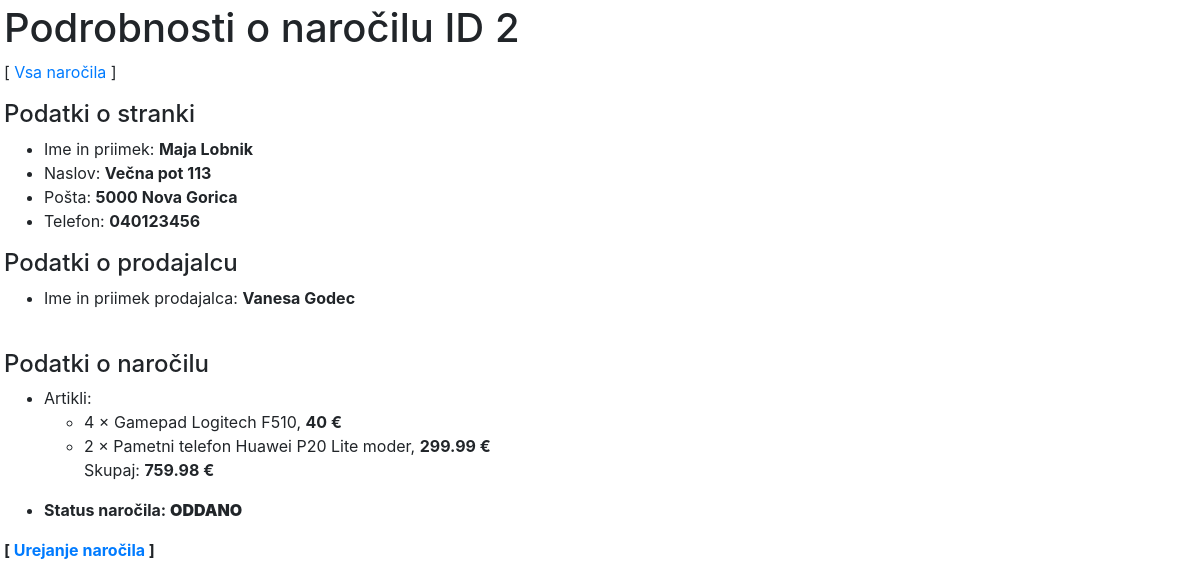
The page /orders/2 (signed in) on the database its author committed.
### tables this page shows
CREATE TABLE `bill` (
  `id` int(11) NOT NULL AUTO_INCREMENT,
  `id_user` int(11) NOT NULL,
  `id_seller` int(11) NOT NULL,   
  `status` smallint NOT NULL,
  PRIMARY KEY (`id`),
  CONSTRAINT `FK_order_user` FOREIGN KEY(`id_user`) REFERENCES `user`(`id`),
  CONSTRAINT `FK_order_seller` FOREIGN KEY(`id_seller`) REFERENCES `user`(`id`)
);

CREATE TABLE `user` (
  `id` int(11) NOT NULL AUTO_INCREMENT,
  `name` varchar(100) NOT NULL,
  `lastName` varchar(100) NOT NULL,
  `email` varchar(255) NOT NULL,
  `password` varchar(255) NOT NULL,
  `type` smallint NOT NULL default 2,
  `address` varchar(255),
  `zipcode_id` int(11),
  `phone` varchar(100),
  `activated` boolean NOT NULL default 0,
  PRIMARY KEY (`id`),
  CONSTRAINT `FK_zipcode_id` FOREIGN KEY (`zipcode_id`) REFERENCES `post_office`(`id`)
);

CREATE TABLE `post_office` (
  `id` int(11) NOT NULL AUTO_INCREMENT,
  `zipcode` varchar(45) NOT NULL,
  PRIMARY KEY (`id`)
);

CREATE TABLE `order_article` (
  `id_order` int(11) NOT NULL,
  `id_article` int(11) NOT NULL,
  `amount` int(11) NOT NULL,
  PRIMARY KEY (`id_article`, `id_order`),
  CONSTRAINT `FK_oa_order` FOREIGN KEY(`id_order`) REFERENCES `bill`(`id`) 
    ON DELETE CASCADE
    ON UPDATE NO ACTION
);

CREATE TABLE `article` (
  `id` int(11) NOT NULL AUTO_INCREMENT,
  `title` varchar(255) NOT NULL,
  `description` text NOT NULL,
  `price` float NOT NULL,
  `activated` boolean NOT NULL,
  PRIMARY KEY (`id`)
);

### ViewHelper.php (called while the page is built, shortened)
<?php
class ViewHelper {
    public static function render($file, $variables = array()) {
        extract($variables);
        include($file);
        return ob_get_clean();
    }
}

### model/DB.php (called while the page is built, shortened)
<?php
class DBInit {
    private static $host = "localhost";
    private static $user = "root";
    private static $password = "ep";
    private static $schema = "articlestore";
    private static $instance = null;
    public static function getInstance() {
        if (!self::$instance) {
            $config = "mysql:host=" . self::$host
                    . ";dbname=" . self::$schema;
            $options = array(
                PDO::ATTR_ERRMODE => PDO::ERRMODE_EXCEPTION,
                PDO::ATTR_DEFAULT_FETCH_MODE => PDO::FETCH_ASSOC,
                PDO::ATTR_PERSISTENT => true,
                PDO::MYSQL_ATTR_INIT_COMMAND => 'SET NAMES utf8'
            );
            self::$instance = new PDO($config, self::$user, self::$password, $options);
        }
        return self::$instance;
    }
}

### model/AbstractDB.php (called while the page is built, shortened)
<?php
require_once 'model/DB.php';
abstract class AbstractDB {
    protected static $dbh = null;
    public static function getConnection() {
        if (is_null(self::$dbh)) {
            self::$dbh = DBInit::getInstance();
        }
        return self::$dbh;
    }
    public static function query($sql, array $params = []) {
        $stmt = self::getConnection()->prepare($sql);
        $params_filtered = self::filterParams($sql, $params);
        $stmt->execute($params_filtered);
        return $stmt->fetchAll();
    }
    protected static function filterParams($sql, array $params) {
        $params_altered = self::alterKeys($params);
        $sql_split = preg_split("/[\(\) ,]/", $sql);
        $sql_params = array_values(preg_grep('/^:/', $sql_split));
        $result = array();
        foreach ($sql_params as $key => $value) {
            if (isset($params_altered[$value])) {
                $result[$value] = $params_altered[$value];
            }
        }
        return $result;
    }
    protected static function alterKeys(array $params) {
        $result = array();
        foreach ($params as $key => $value) {
            $result[':' . $key] = $value;
        }
        return $result;
    }
}

### model/OrderDB.php (called while the page is built, shortened)
<?php
class OrderDB extends AbstractDB {
    public static function get(array $id) {
        $orders = parent::query("SELECT id, id_user, id_seller, status"
                        . " FROM bill"
                        . " WHERE id = :id", $id);
        if (count($orders) == 1) {
            return $orders[0];
        } else {
            throw new InvalidArgumentException("No such order");
        }
    }
}

### model/UserDB.php (called while the page is built, shortened)
<?php
class UserDB extends AbstractDB {
    public static function get(array $id) {
        $users = parent::query("SELECT id, name, lastName, email, password, type, address, zipcode_id, phone, activated"
                        . " FROM user"
                        . " WHERE id = :id", $id);
        if (count($users) == 1) {
            return $users[0];
        } else {
            throw new InvalidArgumentException("No such user");
        }
    }
}

### controller/UsersController.php (called while the page is built, shortened)
<?php
    require_once("model/UserDB.php");
    require_once("ViewHelper.php");
    class UsersController {
        public static function getUserDetails($id) {
            $userDetails = UserDB::get(["id" => $id]);
            return $userDetails;
        }
    }
?>

### model/PostDB.php (called while the page is built, shortened)
<?php
    class PostDB extends AbstractDB {
        public static function get(array $id) {
            $users = parent::query("SELECT id, zipcode"
                            . " FROM post_office"
                            . " WHERE id = :id", $id);
            if (count($users) == 1) {
                return $users[0];
            } else {
                throw new InvalidArgumentException("No such post office");
            }
        }
    }
?>

### controller/PostController.php (called while the page is built, shortened)
<?php
    require_once("model/PostDB.php");
    require_once("ViewHelper.php");
    class PostController {
        public static function get($id) {
            return PostDB::get(["id" => $id]);
        }
    }
?>

### model/OrderArticleDB.php (called while the page is built, shortened)
<?php
class OrderArticleDB extends AbstractDB {
    public static function get(array $id_order) {
        $order_articles = parent::query("SELECT id_order, id_article, amount"
                        . " FROM order_article"
                        . " WHERE id_order = :id_order", $id_order);
        return $order_articles;
    }
}

### controller/OrderArticlesController.php (called while the page is built, shortened)
<?php
    require_once("model/OrderArticleDB.php");
    require_once("ViewHelper.php");
    class OrderArticlesController {
        public static function getOrderArticlesById($id) {
            return OrderArticleDB::get(["id_order" => $id]);
        }
    }
?>

### model/ArticleDB.php (called while the page is built, shortened)
<?php
require_once 'model/AbstractDB.php';
class ArticleDB extends AbstractDB {
    public static function get(array $id) {
        $articles = parent::query("SELECT id, title, description, price, activated"
                        . " FROM article"
                        . " WHERE id = :id", $id);
        if (count($articles) == 1) {
            return $articles[0];
        } else {
            throw new InvalidArgumentException("No such article");
        }
    }
}

### controller/ArticlesController.php (called while the page is built, shortened)
<?php
    require_once("model/ArticleDB.php");
    require_once("ViewHelper.php");
    class ArticlesController {
        public static function getArticleDetails($id) {
            return ArticleDB::get(["id" => $id]);
        }
    }
?>

### view/order-detail.php (the view, shortened to what this page needs)
<?php if($_SESSION["type"] != 0) { ?>
    <!DOCTYPE html>
    <link rel ="stylesheet" type="text/css" href="<?= CSS_URL . "bootstrap.min.css" ?>">
    <link rel="stylesheet" type="text/css" href="<?= CSS_URL . "style.css" ?>">
    <h1>Podrobnosti o naročilu ID <?= $id ?></h1>
    <p>[
        <a href="<?= BASE_URL . "orders" ?>">Vsa naročila</a>
        ]</p>
    <?php
        $uporabnik = UsersController::getUserDetails($id_user);
        if ($id_seller != 0) {
            $prodajalec = UsersController::getUserDetails($id_seller);
        }
        $posta = PostController::get($uporabnik["zipcode_id"]);
        $order_articles = OrderArticlesController::getOrderArticlesById($id);
    ?>
    <h4>Podatki o stranki</h4>
    <ul>
        <li>Ime in priimek: <b><?= $uporabnik["name"] ?> <?= $uporabnik["lastName"] ?></b></li>
        <li>Naslov: <b><?= $uporabnik["address"] ?></b></li>
        <li>Pošta: <b><?= $posta["zipcode"] ?></b></li>
        <li>Telefon: <b><?= $uporabnik["phone"]?> </b></li>
    </ul>
    <?php if(isset($prodajalec)) { ?>
    <h4>Podatki o prodajalcu</h4>
    <ul>
        <li>Ime in priimek prodajalca: <b><?= $prodajalec["name"] ?> <?= $prodajalec["lastName"] ?></b></li>
    </ul>
    <?php } ?>
    <h4>Podatki o naročilu</h4>
    <ul>
        <li>Artikli:</li>
        <ul>
            <?php
            $total = 0;
            foreach ($order_articles as $order_article):
                $article = ArticlesController::getArticleDetails($order_article["id_article"]);
                $total += $order_article["amount"] * $article["price"]; ?>
            <li><?= $order_article["amount"] ?> &times; <?= $article["title"] ?>, <b><?= $article["price"] ?> €</b></li>
            <?php endforeach;    ?>
            <p>Skupaj: <b><?= number_format($total, 2) ?> €</p>
        </ul>
        <li>Status naročila: <b>
                <?php if ($status == 0) { ?> POTRJENO
                    <?php } else if ($status == 1) { ?> ODDANO
                    <?php } else if ($status == 2) { ?> STORNIRANO
                            <?php } ?></b></li>
    </ul>
    <?php if(isset($_SESSION["loggedin"]) && $_SESSION["type"] == 1) {
            if($status != 2) { ?>
                <p>[ <a href="<?= BASE_URL . "orders/edit/" . $id ?>">Urejanje naročila</a> ] </p>
            <?php } else { ?>
                <p>Naročilo je bilo stornirano, zato sprememba statusa naročila ni mogoča.</p>
            <?php } ?>
    <?php } ?>
<?php } ?>

### index.php (shortened to what this page needs)
<?php
    require_once("controller/ArticlesController.php");
    require_once("controller/UsersController.php");
    require_once("controller/PostController.php");
    require_once("controller/OrderArticlesController.php");
    $path = isset($_SERVER["PATH_INFO"]) ? trim($_SERVER["PATH_INFO"], "/") : "";
    $urls = [
        "/^orders\/edit\/(\d+)$/" => function ($method, $id) {
            if ($method == "POST") {
                OrdersController::edit($id);
            } else {
                OrdersController::editForm($id);
            }
        },
        "/^orders\/delete\/(\d+)$/" => function ($method, $id) {
            OrdersController::delete($id);
        },
        "/^orders\/submit$/" => function ($method) {
            OrdersController::orderSubmit();
        },
        "/^orders\/confirmation$/" => function ($method) {
            OrdersController::orderConfirmation();
        },
        "/^orders$/" => function ($method) {
            OrdersController::index();
        },
        "/^orders\/(\d+)$/" => function ($method, $id) {
            OrdersController::get($id);
        },
        "/^profile\/(\d+)$/" => function ($method, $id) {
            if ($method == "POST") {
                UsersController::editProfile($id);
            } else {
                UsersController::editProfileForm($id);
            }
        },
        "/^logout$/" => function ($method) {
            CtrlLogout::logout();
        },
        "/^login$/" => function ($method) {
            CtrlLogin::index();
        },
        "/^registration$/" => function ($method) {
            CtrlRegistration::indexReg();
        },
        "/^users$/" => function ($method) {
            UsersController::index();
        },
        "/^users\/(\d+)$/" => function ($method, $id) {
            UsersController::get($id);
        },
        "/^users\/add$/" => function ($method) {
            if ($method == "POST") {
                UsersController::add();
            } else {
                UsersController::addForm();
            }
        },
        "/^users\/edit\/(\d+)$/" => function ($method, $id) {
            if ($method == "POST") {
                UsersController::edit($id);
            } else {
                UsersController::editForm($id);
            }
        },
        "/^users\/delete\/(\d+)$/" => function ($method, $id) {
            if ($method == "POST") {
                UsersController::delete($id);
            }
        },
        "/^articles$/" => function ($method) {
            ArticlesController::index();
        },
        "/^articles\/(\d+)$/" => function ($method, $id) {
            ArticlesController::get($id);
        },
        "/^articles\/add$/" => function ($method) {
            if ($method == "POST") {
                ArticlesController::add();
            } else {
                ArticlesController::addForm();
            }
        },
        "/^articles\/edit\/(\d+)$/" => function ($method, $id) {
            if ($method == "POST") {
                ArticlesController::edit($id);
            } else {
                ArticlesController::editForm($id);
            }
        },
        "/^articles\/delete\/(\d+)$/" => function ($method, $id) {
            if ($method == "POST") {
                ArticlesController::delete($id);
            }
        },
        "/^articles\/(\d+)\/(foo|bar|baz)\/(\d+)$/" => function ($method, $id, $val, $num) {
            echo "$id, $val, $num";
        },
        "/^$/" => function () {
            ViewHelper::redirect(BASE_URL . "articles");
        },
        "/^api\/articles\/(\d+)$/" => function ($method, $id) {
            switch ($method) {
                case "DELETE":
                    ArticlesRESTController::delete($id);
                    break;
                case "PUT":
                    ArticlesRESTController::edit($id);
                    break;
                default:
                    ArticlesRESTController::get($id);
                    break;
            }
        },
        "/^api\/articles$/" => function ($method) {
            switch ($method) {
                case "POST":
                    ArticlesRESTController::add();
                    break;
                default:
                    ArticlesRESTController::index();
                    break;
            }
        },
    ];
    foreach ($urls as $pattern => $controller) {
        if (preg_match($pattern, $path, $params)) {
            try {
                $params[0] = $_SERVER["REQUEST_METHOD"];
                $controller(...$params);
            } catch (InvalidArgumentException $e) {
                ViewHelper::error404();
            } catch (Exception $e) {
                ViewHelper::displayError($e, true);
            }
            exit();
        }
    }
?>

### rows shown on the page
bill: id "2"
user: name "Maja", lastName "Lobnik", address "Večna pot 113", phone "040123456"
post_office: zipcode "5000 Nova Gorica"
user: name "Vanesa", lastName "Godec"
order_article: amount "4", id_article.title "Gamepad Logitech F510", id_article.price "40"
order_article: amount "2", id_article.title "Pametni telefon Huawei P20 Lite moder", id_article.price "299.99"

### other values the page prints
$total "759.98"
